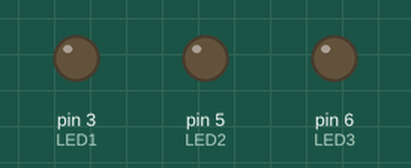
Recording of a sketch running on a simulated Arduino Uno, built with avr-gcc and run on an emulated ATmega328P. Parts: output pins drawn as LEDs (lit = HIGH).

Above: at 0.1 s.
At 9.9 s:
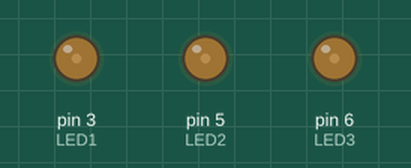
At 19.9 s:
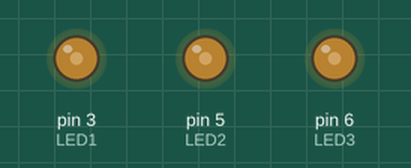
At 29.7 s:
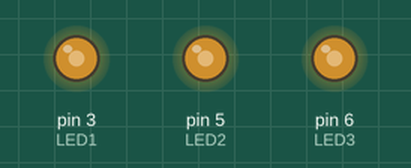
At 39.7 s:
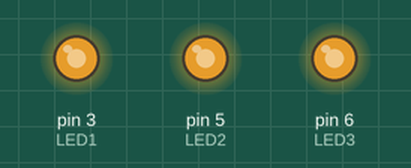
Timing chart, 0 to 40.0 s (numbered marks = the images above):
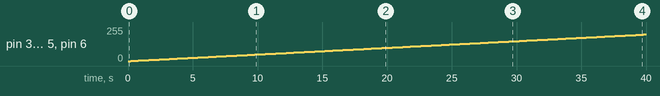

Measured:
- by itself, pin 3 (LED1), pin 5 (LED2), pin 6 (LED3): moves from 0/255 to 199/255 over 39.6 s

The sketch:

1.ino
```cpp
const int LED1 = 3;
const int LED2 = 5;
const int LED3 = 6;

void setup()
{
  pinMode(LED1, OUTPUT);
  pinMode(LED2, OUTPUT);
}

void loop()
{
  for (int i = 0; i <= 255; i++)
  {
    brightnesswrite(i, i, i);
    delay(200);
  }
}

void brightnesswrite(int pin1, int pin2, int pin3)
{
  analogWrite(LED1, pin1);
  analogWrite(LED2, pin2);
  analogWrite(LED3, pin3);
}

void blinkLedFast(int pin)
{
  blinkLed(pin, 100);
  blinkLed(pin, 100);
  blinkLed(pin, 100);
}
void blinkLedSlow(int pin)
{
  blinkLed(pin, 300);
  blinkLed(pin, 300);
  blinkLed(pin, 300);
  blinkLed(pin, 300);
  blinkLed(pin, 300);
}

void blinkLed(int led, int delayTime)
{
  digitalWrite(led, HIGH);
  delay(delayTime);
  digitalWrite(led, LOW);
  delay(delayTime);
}
```
